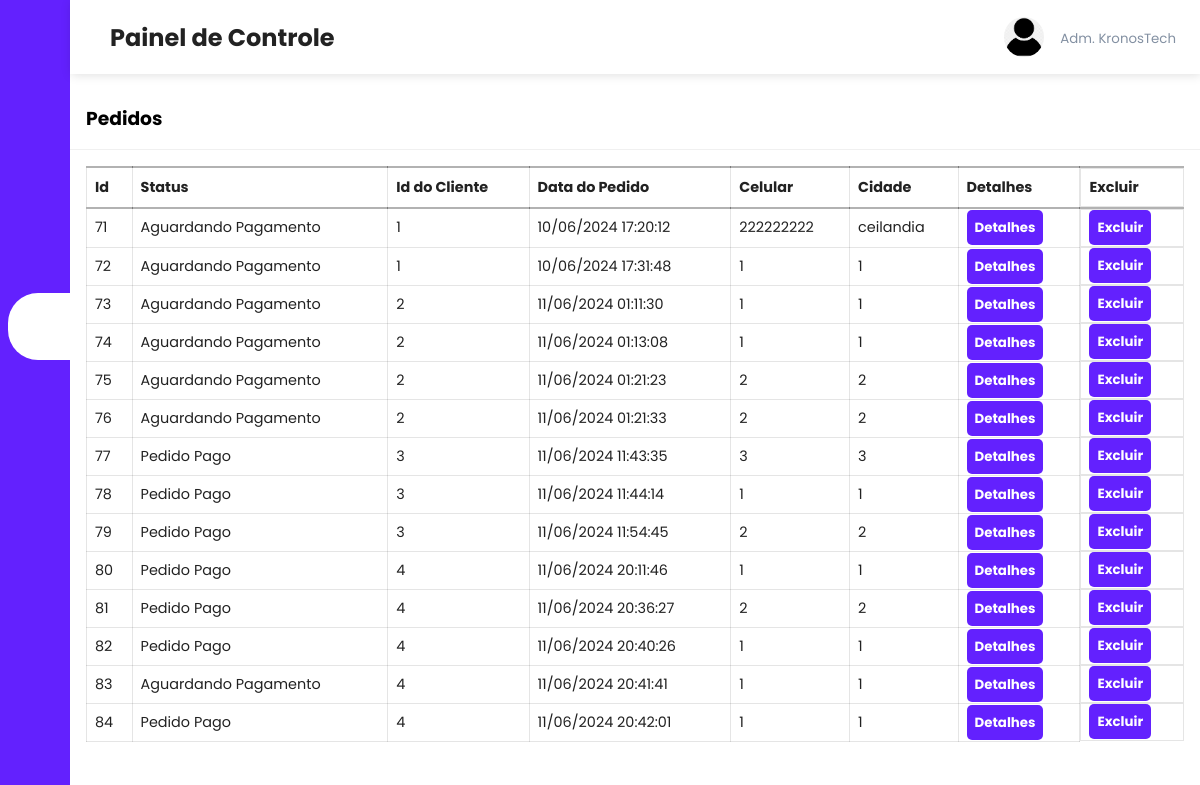
Before: /admin/orders.php with the older database file.
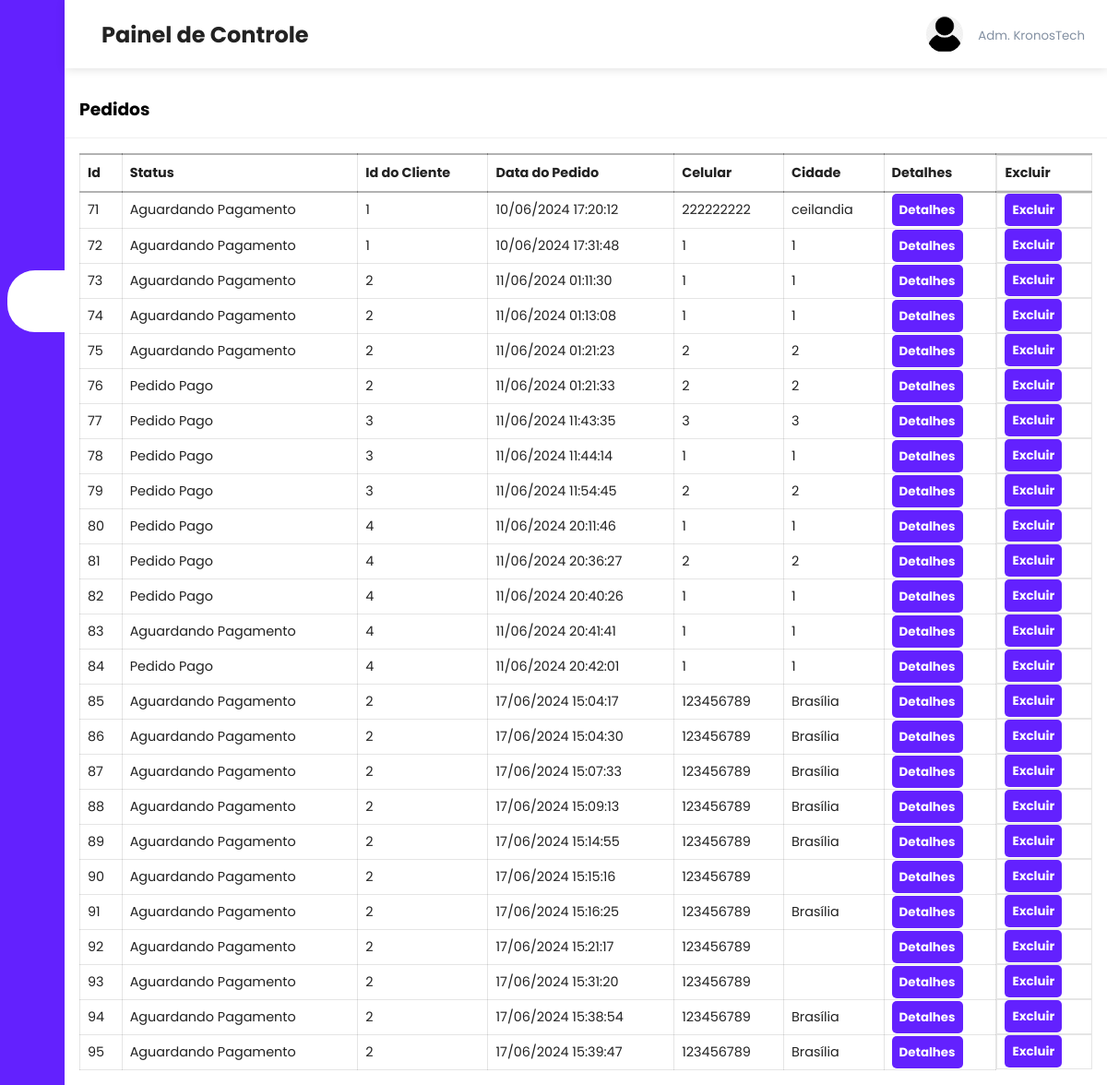
After: the same page with the newer database file.
### tables this page shows
CREATE TABLE `orders` (
  `order_id` int(11) NOT NULL,
  `order_cost` decimal(6,2) NOT NULL,
  `order_status` varchar(100) NOT NULL DEFAULT 'on_hold',
  `user_id` int(11) NOT NULL,
  `user_phone` text NOT NULL,
  `user_city` varchar(255) NOT NULL,
  `user_address` varchar(255) NOT NULL,
  `complemento` varchar(255) DEFAULT NULL,
  `bairro` varchar(255) DEFAULT NULL,
  `uf` varchar(2) DEFAULT NULL,
  `cep` varchar(9) DEFAULT NULL,
  `order_date` datetime NOT NULL DEFAULT current_timestamp()
);

### admin/orders.php (the view, shortened to what this page needs)
<?php
include('../server/connection.php');
$stmt2 = $conn->prepare("SELECT * FROM orders");
$stmt2->execute();
$orders = $stmt2->get_result();
?>
<?php include('header.php') ?>
<div class="recent-grid">
    <div class="projects">
        <div class="card">
            <div class="card-header">
                <h3>Pedidos</h3>
            </div>
            <div class="card-body">
                <div class="table-responsive">
                    <table width="100%" class="orders-table" id="tabelaOrdenada">
                        <thead>
                            <tr>
                                <td>Id</td>
                                <td>Status</td>
                                <td>Id do Cliente</td>
                                <td>Data do Pedido</td>
                                <td>Celular</td>
                                <td>Cidade</td>
                                <td>Detalhes</td>
                                <td>Excluir</td>
                            </tr>
                        </thead>
                        <tbody>
                            <?php while($order = $orders->fetch_assoc()) { ?>
                                <tr>
                                    <td><?php echo $order['order_id']; ?></td>
                                    <td><?php echo $order['order_status']; ?></td>
                                    <td><?php echo $order['user_id']; ?></td>
                                    <td><?php echo date('d/m/Y H:i:s', strtotime($order['order_date']));?></td>
                                    <td><?php echo $order['user_phone']; ?></td>
                                    <td><?php echo $order['user_city']; ?></td>
                                    <td><button><a class="btn btn-primary" href="view_order.php?order_id=<?php echo $order['order_id']; ?>">Detalhes</a></button></td>
                                    <td><button><a class="btn btn-primary" href="#" onclick="confirmDelete(<?php echo $order['order_id']; ?>)">Excluir</a></button></td>
                                </tr>
                            <?php } ?>
                        </tbody>
                    </table>
                </div>
            </div>
        </div>
    </div>
</div>
</body>
</html>

Changed rows visible on the page:
changed orders id 76: order_status "Aguardando Pagamento" → "Pedido Pago"
added orders: order_id "85", order_status "Aguardando Pagamento", user "2", order_date "17/06/2024 15:04:17", user_phone "123456789", user_city "Brasília"
added orders: order_id "86", order_status "Aguardando Pagamento", user "2", order_date "17/06/2024 15:04:30", user_phone "123456789", user_city "Brasília"
added orders: order_id "87", order_status "Aguardando Pagamento", user "2", order_date "17/06/2024 15:07:33", user_phone "123456789", user_city "Brasília"
added orders: order_id "88", order_status "Aguardando Pagamento", user "2", order_date "17/06/2024 15:09:13", user_phone "123456789", user_city "Brasília"
added orders: order_id "89", order_status "Aguardando Pagamento", user "2", order_date "17/06/2024 15:14:55", user_phone "123456789", user_city "Brasília"
added orders: order_id "90", order_status "Aguardando Pagamento", user "2", order_date "17/06/2024 15:15:16", user_phone "123456789"
added orders: order_id "91", order_status "Aguardando Pagamento", user "2", order_date "17/06/2024 15:16:25", user_phone "123456789", user_city "Brasília"
added orders: order_id "92", order_status "Aguardando Pagamento", user "2", order_date "17/06/2024 15:21:17", user_phone "123456789"
added orders: order_id "93", order_status "Aguardando Pagamento", user "2", order_date "17/06/2024 15:31:20", user_phone "123456789"
added orders: order_id "94", order_status "Aguardando Pagamento", user "2", order_date "17/06/2024 15:38:54", user_phone "123456789", user_city "Brasília"
added orders: order_id "95", order_status "Aguardando Pagamento", user "2", order_date "17/06/2024 15:39:47", user_phone "123456789", user_city "Brasília"
